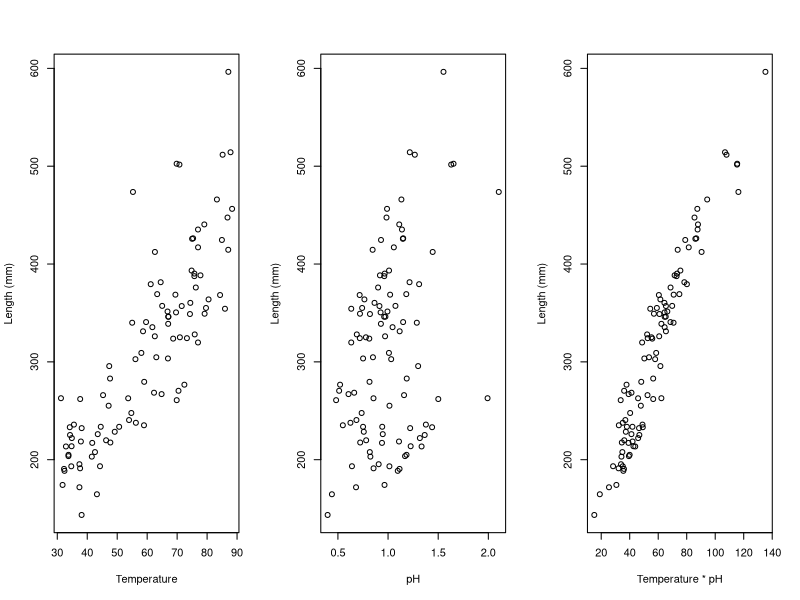
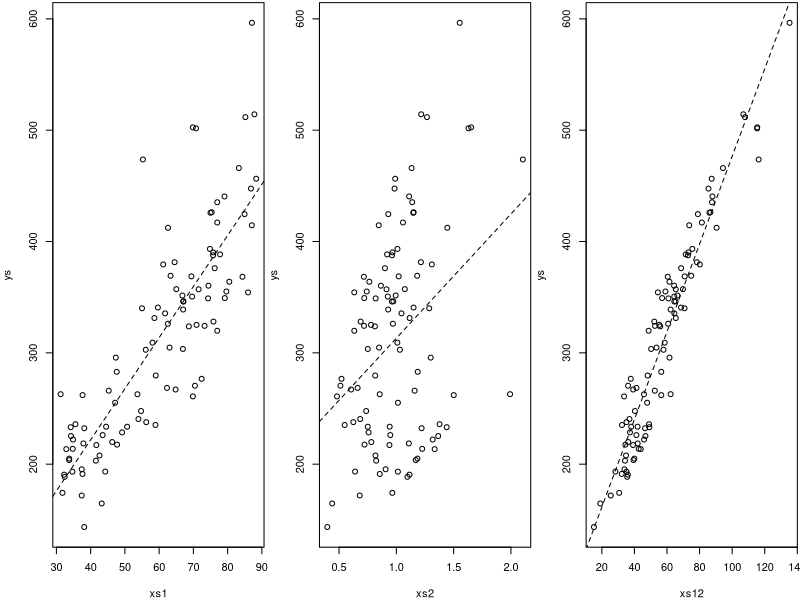

Generate these figures, in order, with R:
## ---- chunk 1


#--------------------------------------------------------
#Interactions
#### With continous covariates
#--------------------------------------------------------
#sample size
set.seed(121)
n=100
#get a response variable
xs1=runif(n,30,90)
#get a second variable
xs2=rgamma(n,10,10)
#define the linear predictor
ys=20+2*xs1-4*xs2+3*xs1*xs2+rnorm(n,2)

#to make it easier
xs12=xs1*xs2

par(mfrow=c(1,3))
plot(xs1,ys,ylab="Length (mm)",xlab="Temperature")
plot(xs2,ys,ylab="Length (mm)",xlab="pH")
plot(xs12,ys,ylab="Length (mm)",xlab="Temperature * pH")
## ---- chunk 2
#-----------------------------------
#models with interaction
#model with interaction
mx1x2I=lm(ys~xs1+xs2+xs1:xs2)
#just the interaction term
mI=lm(ys~xs1:xs2)
#same as mx1x2I
mx1x2I.b=lm(ys~xs1*xs2)
#same as just the interaction term
mI.b=lm(ys~xs12)
#-----------------------------------
#models without the interaction term
mx1x2=lm(ys~xs1+xs2)
mx1=lm(ys~xs1)
mx2=lm(ys~xs2)
## ---- chunk 3
summary(mx1x2I)
summary(mx1x2I.b)
## ---- chunk 4
summary(mI)
summary(mI.b)
## ---- chunk 5
#ploting the data and (single variable) models
par(mfrow=c(1,3),mar=c(4,4,0.2,0.2))
plot(xs1,ys)
abline(mx1,lty=2)
plot(xs2,ys)
abline(mx2,lty=2)
plot(xs12,ys)
abline(lm(mI),lty=2)
## ---- chunk 6
summary(mx1x2)
## ---- chunk 7
summary(mx1x2I)
## ---- chunk 8
#compare models using say AIC
AIC(mx1,mx2,mI,mx1x2,mx1x2I)
## ---- chunk 9

#--------------------------------------------
# A 4 way interaction model
#but in reality there is only 1 second order interaction
#--------------------------------------------
set.seed(123)
#get a response variable
xs1=runif(n,30,90)
#get a second variable
xs2=rgamma(n,10,10)
#get a response variable
xs3=runif(n,3,6)
#get a second variable
xs4=rgamma(n,4,4)
#define the linear predictor
ys=20+2*xs1-4*xs2+3*xs1*xs2+xs3+xs4+rnorm(n,2)
## ---- chunk 10
modW=lm(ys~xs1*xs2*xs3*xs4)
modR=lm(ys~xs1+xs2+xs3+xs4+xs1:xs2)
## ---- chunk 11
summary(modW)
## ---- chunk 12
summary(modR)
## ---- chunk 13
AIC(modW,modR)
## ---- chunk 14
modW1=lm(ys~xs1+xs2*xs3)
modW2=lm(ys~xs2+xs3*xs4)
modW3=lm(ys~xs1*xs2*xs3)
modW4=lm(ys~xs1*xs3*xs4)
modW5=lm(ys~xs1+xs2+xs3)
modW6=lm(ys~xs1+xs3+xs4)
modW7=lm(ys~xs2+xs3+xs4)
modW8=lm(ys~xs1*xs2)
modW9=lm(ys~xs1*xs3)
modW10=lm(ys~xs1*xs4)

## ---- chunk 15
AIC(modW,modW1,modW2,modW3,modW4,modW5,modW6,modW7,modW8,modW9,modW10,modR)
